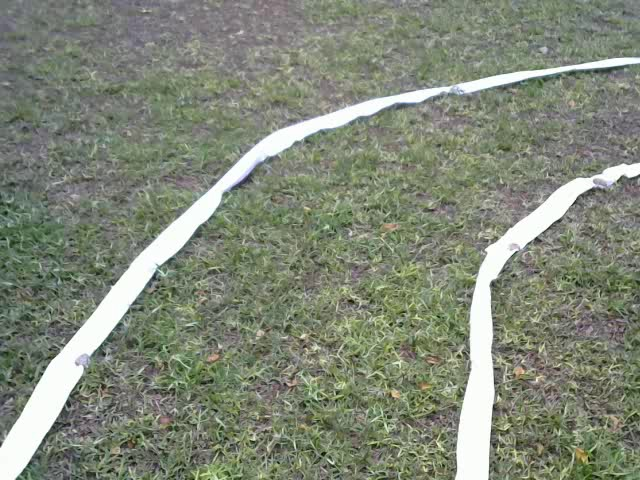
#> input picture frame0.jpg, 640 x 480 px, given in place of 4.avi, which was not available
$ python Straight_lane.py   (older library calls are emulated)
#> lines starting #> are read from the running program, lines starting #| are printed output that depends on the picture; after the words box and inside, x2 and y2 are one past the last pixel; in counts of white or black regions, pixels touching at a corner belong together; pictures that were not available may be replaced by others from this repository, and a replacement may not be noted
#> further down, frame is the input picture: shape (480, 640, 3); mean B, G, R 119.5, 135.6, 128.8
import matplotlib.pyplot as plt
import cv2
import numpy as np
import sys
import os
from PIL import Image
from moviepy.editor import VideoFileClip

def road_lines(original_image):
	height,width,col =original_image.shape
#> height = 480; width = 640; col = 3
	src = np.array([[0,0],[width,0],[width,height],[0,height]],dtype='float32')
#> src = [[0, 0], [640, 0], [640, 480], [0, 480]]
	dest = np.array([[0,0],[width,0],[height,479],[210,height]],dtype='float32')
	h, status = cv2.findHomography(src, dest)
#> status = [1, 1, 1, 1]
	imgd = np.zeros((height,width,col),dtype='uint8')
	top_view = cv2.warpPerspective(original_image, h, (width,height))
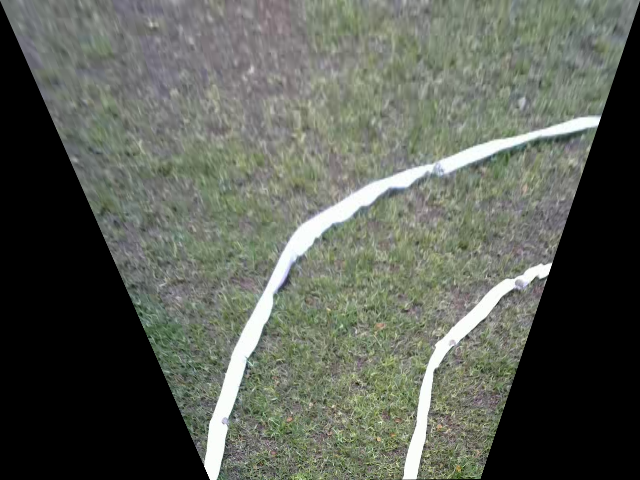
#> top_view: shape (480, 640, 3); mean B, G, R 86.6, 95.8, 91.5
	red_chan=top_view[:,:,0]
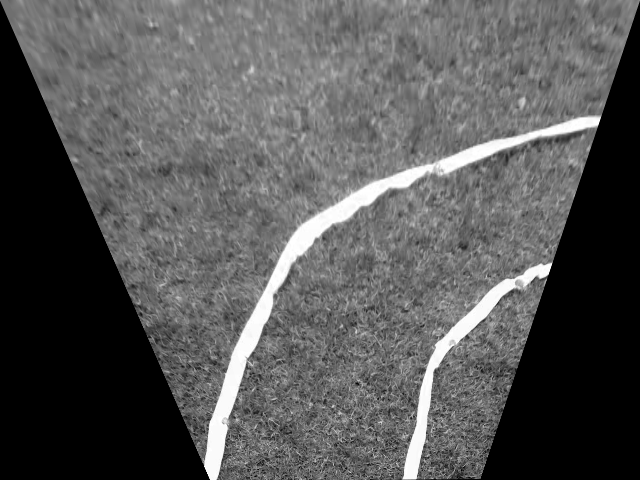
#> red_chan: shape (480, 640); min 0, max 255, mean 86.6
	th, binary_warped = cv2.threshold(red_chan, 240, 255, cv2.THRESH_BINARY)
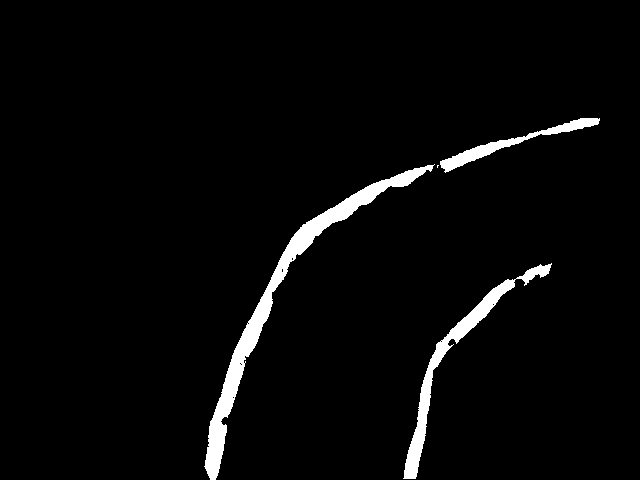
#> binary_warped: shape (480, 640); 3.3% white; 4 white regions (1 under 20 px), largest, box (x1, y1, x2, y2) and area: (204, 164, 435, 480) 5696, (403, 263, 552, 479) 2950, (440, 118, 600, 173) 1416
	image = cv2.medianBlur(binary_warped,11 )
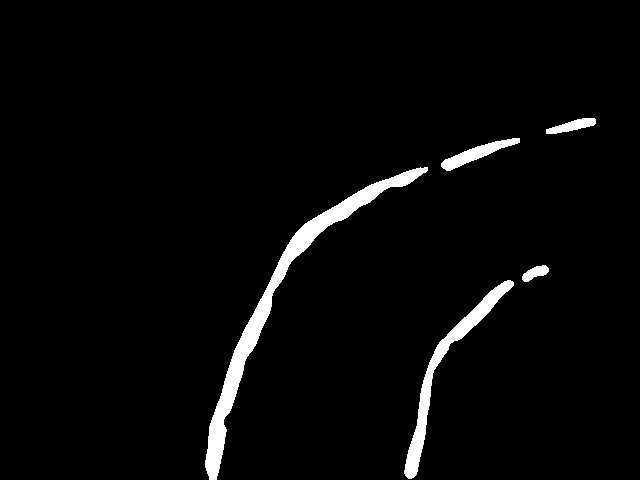
#> image: shape (480, 640); 3.2% white; 5 white regions, box (x1, y1, x2, y2) and area: (205, 167, 428, 480) 5660, (404, 280, 514, 479) 2601, (441, 138, 520, 171) 829, (546, 118, 596, 134) 416, (522, 265, 549, 282) 257
	histogram = np.sum(image[np.int(binary_warped.shape[0]/2):,:], axis=0)
#> histogram = 640 values, max 18870 at index 216, min 0 at index 0, mean 2609
	out_img = np.dstack((binary_warped, binary_warped, binary_warped))*255
	midpoint = np.int(histogram.shape[0]/2)
	leftx_base = np.argmax(histogram[:midpoint])
#> leftx_base = 216
	rightx_base = np.argmax(histogram[midpoint:]) + midpoint
#> rightx_base = 421
	nwindows = 15
	window_height = np.int(binary_warped.shape[0]/nwindows)
	nonzero = binary_warped.nonzero()
#> nonzero = 10066 positions, rows 118 to 479, columns 204 to 599
	nonzeroy = np.array(nonzero[0])
#> nonzeroy = 10066 values from 118 to 479
	nonzerox = np.array(nonzero[1])
#> nonzerox = 10066 values, max 599 at index 18, min 204 at index 9739, mean 366.2
	leftx_current = leftx_base
#> leftx_current = 216
	rightx_current = rightx_base
#> rightx_current = 421
	margin = 100
	minpix = 50
	left_lane_inds = []
	right_lane_inds = []
	leftx=[]
	lefty=[]
	rightx=[]
	righty=[]
	nwind=0
	f=0
	dist_cur=0
	dist_prev=0
	for window in range(nwindows):
		win_y_low = binary_warped.shape[0] - (window+1)*window_height
		win_y_high = binary_warped.shape[0] - window*window_height
		win_xleft_low = leftx_current - margin
		win_xleft_high = leftx_current + margin
		win_xright_low = rightx_current - margin
		win_xright_high = rightx_current + margin
		cv2.rectangle(out_img,(win_xleft_low,win_y_low),(win_xleft_high,win_y_high),(0,255,0), 2)
		cv2.rectangle(out_img,(win_xright_low,win_y_low),(win_xright_high,win_y_high),(0,255,0), 2)
		good_left_inds = ((nonzeroy >= win_y_low) & (nonzeroy < win_y_high) & (nonzerox >= win_xleft_low) & (nonzerox < win_xleft_high)).nonzero()[0]
		good_right_inds = ((nonzeroy >= win_y_low) & (nonzeroy < win_y_high) & (nonzerox >= win_xright_low) & (nonzerox < win_xright_high)).nonzero()[0]
		leftx.extend(nonzerox[good_left_inds].tolist())
		lefty.extend(nonzeroy[good_left_inds].tolist())
		rightx.extend(nonzerox[good_right_inds].tolist())
		righty.extend(nonzeroy[good_right_inds].tolist())
		if(len(good_right_inds)>minpix and len(good_left_inds)>minpix):
			flag=1
			dist_cur=np.mean(np.array(nonzerox[good_right_inds]))-np.mean(np.array(nonzerox[good_left_inds]))
		else:
			flag=0
			dist_cur=dist_prev
		if(flag==1):
			dist_prev=dist_cur
		#print("distance",dist_cur)
		# If you found > minpix pixels, recenter next window on their mean position
		if len(good_left_inds) > minpix:
			if f==0 and dist_cur!=0 and nwind>4:
				break
			leftx_current = np.int(np.mean(nonzerox[good_left_inds]))
		elif(len(good_left_inds)<minpix and len(good_right_inds)>minpix):
			f=0
			if(dist_cur!=0):
				leftx_current = np.int(np.mean(nonzerox[good_right_inds]-dist_cur))
				leftx.extend(nonzerox[good_right_inds]-int(dist_cur))
				lefty.extend(nonzeroy[good_right_inds])
			else:
				leftx.extend([20]*window_height)
				lefty.extend(list(range((nwind-1)*window_height,nwind*window_height)))
		if len(good_right_inds) > minpix:
			if f==0 and dist_cur!=0 and nwind>4:
				break
			rightx_current = np.int(np.mean(nonzerox[good_right_inds]))
		elif(len(good_right_inds)<minpix and len(good_left_inds)>minpix):
			f=0
			if(dist_cur!=0):
				rightx_current = np.int(np.mean(nonzerox[good_left_inds])+dist_cur)
				rightx.extend(nonzerox[good_left_inds]+int(dist_cur))
				righty.extend(nonzeroy[good_left_inds])
			else:
				rightx.extend([450]*window_height)
				righty.extend(list(range((nwind-1)*window_height,nwind*window_height)))
		if(len(good_left_inds)<minpix and len(good_right_inds)<minpix):
			leftx.extend([20]*window_height)
			lefty.extend(list(range((nwind-1)*window_height,nwind*window_height)))
			rightx.extend([450]*window_height)
			righty.extend(list(range((nwind-1)*window_height,nwind*window_height)))
			break
#> this loop made 13 passes
#> (win_xleft_low, win_xleft_high, win_xright_low, win_xright_high, dist_cur, dist_prev, leftx_current, rightx_current) on passes 1, 2, 3, 4, 5, 6, 7, 11, 12: (116, 316, 321, 521, 199, 199, 213, 412), (113, 313, 312, 512, 202.4, 202.4, 216, 419), (116, 316, 319, 519, 198.3, 198.3, 226, 424), (126, 326, 324, 524, 196.7, 196.7, 235, 432), (135, 335, 332, 532, 206.1, 206.1, 249, 455), (149, 349, 355, 555, 222.4, 222.4, 263, 486), (163, 363, 386, 586, 246.9, 246.9, 280, 527), (299, 499, 546, 746, 82.32, 82.32, 476, 559), (376, 576, 459, 659, 12.74, 12.74, 567, 579)
#> (win_xleft_low, win_xleft_high, win_xright_low, win_xright_high, dist_cur, leftx_current, rightx_current) on passes 8 to 10: (180, 380, 427, 627, 246.9, 303, 550), (203, 403, 450, 650, 246.9, 344, 591), (244, 444, 491, 691, 246.9, 399, 646)
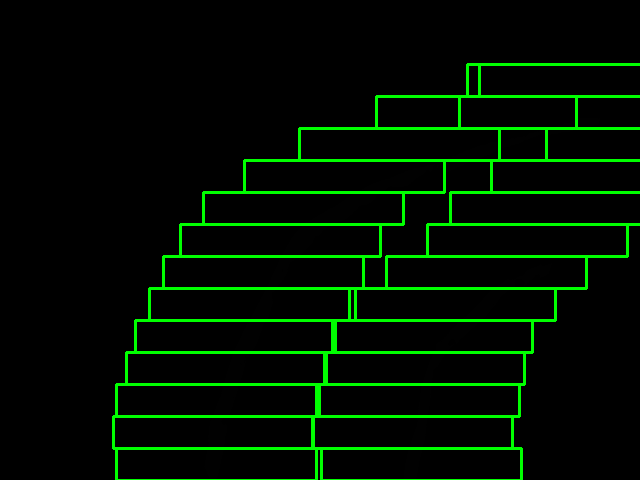
#> out_img: shape (480, 640, 3); mean of channels 0, 1, 2 0, 16.1, 0; drawn as B, G, R
#> after the loop, leftx = 6328 values, max 575 at index 6196, min 20 at index 6296, mean 302.1; lefty = 6328 values, max 479 at index 438, min -32 at index 6296, mean 287.1; rightx = 5809 values, max 689 at index 4614, min 403 at index 405, mean 521.3; righty = 5809 values, max 478 at index 405, min -32 at index 5777, mean 278.2
# Concatenate the arrays of indices
	leftx=np.array(leftx)
	lefty=np.array(lefty)
	rightx=np.array(rightx)
	righty=np.array(righty)
	left=np.vstack((leftx,lefty))
	right=np.vstack((rightx,righty))

	left_fit = np.polyfit(lefty, leftx, 2)
#> left_fit = [0.000403, -0.927, 531]
	right_fit = np.polyfit(righty, rightx, 2)
#> right_fit = [-0.000892, -0.171, 646.8]
	ploty = np.linspace(0, binary_warped.shape[0]-1, binary_warped.shape[0] )
	left_fitx = left_fit[0]*ploty**2 + left_fit[1]*ploty + left_fit[2]
#> left_fitx = 480 values, max 531 at index 0, min 179.3 at index 479, mean 339.7
	right_fitx = right_fit[0]*ploty**2 + right_fit[1]*ploty + right_fit[2]
#> right_fitx = 480 values, max 646.8 at index 0, min 360.4 at index 479, mean 537.6
	left=np.column_stack((np.array(left_fitx),ploty))
#> left = 480 pairs, first value 179.3 to 531, second value 0 to 479
	left = left.reshape((-1,1,2))
#> left = 480 rows, first 8: [531, 0], [530, 1], [529.1, 2], [528.2, 3], [527.3, 4], [526.3, 5], [525.4, 6], [524.5, 7]
	right=np.column_stack((np.array(right_fitx),ploty))
#> right = 480 pairs, first value 360.4 to 646.8, second value 0 to 479
	right = right.reshape((-1,1,2))
#> right = 480 rows, first 8: [646.8, 0], [646.7, 1], [646.5, 2], [646.3, 3], [646.1, 4], [646, 5], [645.8, 6], [645.6, 7]
	pts=np.concatenate((left,right),axis=0)
#> pts = 960 rows, first 8: [531, 0], [530, 1], [529.1, 2], [528.2, 3], [527.3, 4], [526.3, 5], [525.4, 6], [524.5, 7]
	dvx=[]
	dvy=[]
	mid=(right+left)/2
#> mid = 480 rows, first 8: [588.9, 0], [588.4, 1], [587.8, 2], [587.3, 3], [586.7, 4], [586.2, 5], [585.6, 6], [585, 7]
	midx=mid[:,:,0]
#> midx = 480 values, max 588.9 at index 0, min 269.8 at index 479, mean 438.7
	midy=mid[:,:,1]
#> midy = 480 values from 0 to 479
	for i in range(len(midy)-1,1,-1):
		dvx.append(midx[i-1]-midx[i])
		dvy.append(midy[i]-midy[i-1])
#> this loop made 478 passes
#> i on passes 1 to 3: 479, 478, 477
#> after the loop, dvx = 478 items, first 6: [0.783], [0.782], [0.782], [0.781], [0.781], [0.78]; dvy = 478 items, first 6: [1], [1], [1], [1], [1], [1]
	return(np.mean(np.array(dvx)),np.mean(np.array(dvy)))

cap = cv2.VideoCapture("4.avi")
while(True):
	ret,frame=cap.read()
	cv2.imshow("frame",frame)
	x,y=road_lines(frame)
#> x = 0.666; y = 1
	if(cv2.waitKey(1)&0xFF==ord('q')):
#> (key q is pressed here)
		break
	print("x=",x)
	print("y=",y)
cap.release()
cv2.destroyAllWindows()
